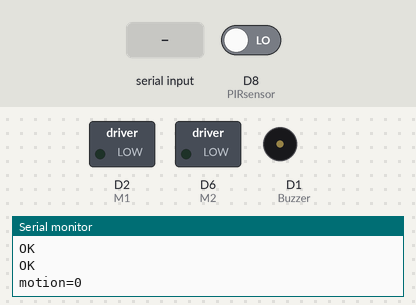
The sketch below on a simulated ESP8266 (NodeMCU). Shown: switched loads named in the sketch (green lamp = pin HIGH), buzzer (waves = sounding, pin HIGH), the last lines printed to the serial monitor. The inputs (shaded band) are chosen by the test bench; at power-on: D8 (PIRsensor) LOW. WiFi joins after 1.5 s; servers stay silent unless stated; uploads are accepted with an empty reply; the modem accepts every AT command (registered, SIM ready, sends succeed) and sends nothing else.

Above: at 4.9 s.
5.0 s: "A90\n" received over Serial
At 5.6 s:
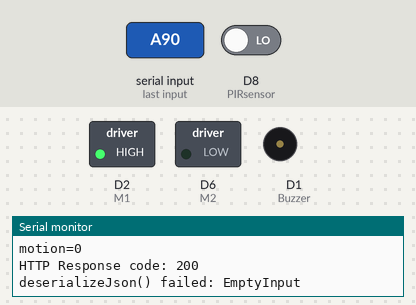
8.0 s: "B90\n" received over Serial
At 9.4 s:
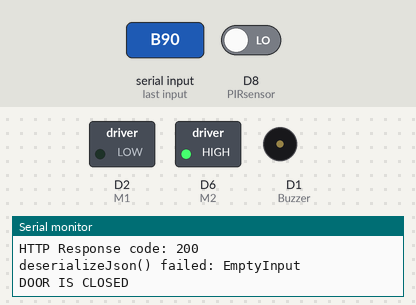
16.1 s: "A,45\n" received over Serial
At 16.6 s:
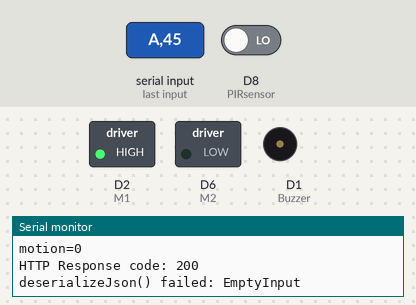
19.1 s: "B,45\n" received over Serial
At 20.7 s:
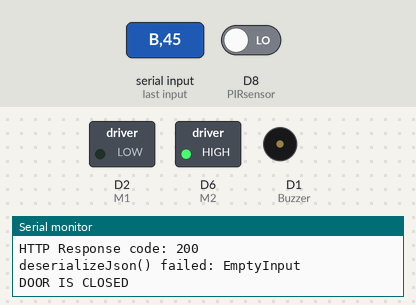
Timing chart, 0 to 23.1 s (numbered marks = the images above; inputs shaded):
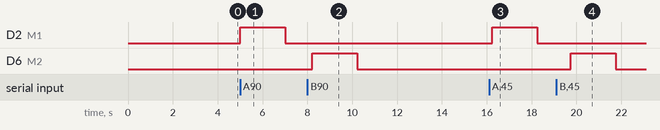

Measured:
- after the input at 5.0 s, D2 (M1): LOW → HIGH at once, → LOW 2.0 s later
- after the input at 8.0 s, D6 (M2): LOW → HIGH after 0.21 s, → LOW 2.0 s later
- after the input at 16.1 s, D2 (M1): LOW → HIGH after 0.14 s, → LOW 2.0 s later
- after the input at 19.1 s, D6 (M2): LOW → HIGH after 0.65 s, → LOW 2.0 s later

The sketch:

LEAND3.ino
```cpp
//  the libries for wifi
#include <EEPROM.h>
#include <ESP8266HTTPClient.h>
#include <ESP8266WiFi.h>
#include <ESP8266WebServer.h>
#include <SoftwareSerial.h>
// arduino json library
#include <ArduinoJson.h>
// the network name and password
const char* ssid = "BLOCK2";
const char* password = "Admin@123";
//Your Domain name with URL path or IP address with path
const char* serverName = "http://labsec.enlabs.rw/api/";
int addr = 0;
int doorStatus = 1;

#define rxPin D3
#define txPin D4
SoftwareSerial sim800L(rxPin, txPin);

int M1 = D2;  // MOTOR PIN1-ON-D7 of NodeMCU
int M2 = D6;  // MOTOR PIN2-ON-D8 of NodeMCUz
int PIRsensor = D8;
int Buzzer = D1;
char data;
int motion = 0;


void setup() {
  sim800L.begin(9600);
  Serial.begin(9600);
  pinMode(PIRsensor, INPUT);
  pinMode(M1, OUTPUT);
  pinMode(M2, OUTPUT);
  pinMode(Buzzer, OUTPUT);
  digitalWrite(M1, LOW);
  digitalWrite(M2, LOW);
  Serial.println("Initializing...");
  sim800L.println("AT");
  delay(1000);
  sim800L.println("AT+CMGF=1");
  delay(1000);

  // Connect to WiFi network
  Serial.println();
  Serial.println();
  Serial.print("Connecting to ");
  Serial.println(ssid);

  WiFi.begin(ssid, password);

  while (WiFi.status() != WL_CONNECTED) {
    delay(500);
    Serial.print(".");
  }
  Serial.println("");
  Serial.println("WiFi connected");


  Serial.print(WiFi.localIP());
  Serial.println("/");
  fetchData();
}
uint32_t x = 0;

void loop() {

  while (sim800L.available()) {
    Serial.println(sim800L.readString());
  }

  if (Serial.available()) /* If data is available on serial port */
  {

    data = Serial.read(); /* Data received from bluetooth */
    if (data == 'A') {

      // open the door
      Door_open();
      Serial.write("DOOR IS OPEN\n");
    } else if (data == 'B') {
      // close the door
      Door_close();
      Serial.write("DOOR IS CLOSED\n");
    }
  }


  if (digitalRead(PIRsensor) == HIGH) {

    motion = 1;
  } else {
    motion = 0;
  }

  getData();

  delay(100);
  Serial.println("");
}


void getData() {
  //Send an HTTP POST request every define interval

  //Check WiFi connection status
  if (WiFi.status() == WL_CONNECTED) {
    WiFiClient client;
    HTTPClient http;
    // Your Domain name

    http.begin(client, serverName);
    //content-type header
    http.addHeader("Content-Type", "application/x-www-form-urlencoded");

    String httpRequestData = "motion=" + String(motion);
    // Send HTTP POST request
    Serial.println(httpRequestData);
    int httpResponseCode = http.POST(httpRequestData);
    Serial.print("HTTP Response code: ");
    Serial.println(httpResponseCode);
    if (httpResponseCode == 200) {
      String payload = http.getString();
      Serial.println(payload);
      StaticJsonDocument<356> doc;

      DeserializationError error = deserializeJson(doc, payload);

      if (error) {
        Serial.print("deserializeJson() failed: ");
        Serial.println(error.c_str());
        return;
      }

      String mode = doc["mode"];      // "1"
      String cmd = doc["cmd"];        // "1"
      String motion = doc["motion"];  // "1"
      int time = doc["time"];         // 0
      String sms = doc["sms"];        // "1"
      String door = doc["door"];      // "1"
      String buzzer = doc["buzzer"];  // "1"

      String phones_0 = doc["phones"][0];  // "0787078404"
      String phones_1 = doc["phones"][1];  // "0786135953"
      int arraySize = doc["phones"].size();

      if (mode.toInt() == 1) {
        if (time == 1) {

          if (buzzer.toInt() == 1 && motion.toInt() == 1) {
            digitalWrite(Buzzer, HIGH);
          } else {
            digitalWrite(Buzzer, LOW);
          }
          if (door.toInt() == 1 && motion.toInt() == 1 && doorStatus == 0) {
            Door_close();
          }
          if (door.toInt() == 0) {
            if (cmd.toInt() != doorStatus) {
              doorStatus == 0 ? Door_close() : Door_open();
            }
          }
           if (sms.toInt() == 1 && motion.toInt() == 1) {
            for (int i = 0; i < arraySize; i++) {

              String phoneNumber = doc["phones"][i];
              Serial.println(phoneNumber);
              send_sms("Intruder detected please check ", phoneNumber);
              delay(1000);
            }
          }
        }
      } else {

        if (buzzer.toInt() == 1 && motion.toInt() == 1) {
          digitalWrite(Buzzer, HIGH);
        } else {
          digitalWrite(Buzzer, LOW);
        }
        if (door.toInt() == 1 && motion.toInt() == 1 && doorStatus == 0) {
          Door_close();
        }
        if (door.toInt() == 0) {
          if (cmd.toInt() != doorStatus) {
            doorStatus == 0 ? Door_close() : Door_open();
          }
        }
         if (sms.toInt() == 1 && motion.toInt() == 1) {
          for (int i = 0; i < arraySize; i++) {

            String phoneNumber = doc["phones"][i];
            Serial.println(phoneNumber);
            send_sms("Intruder detected please check ", phoneNumber);
            delay(2000);
          }
        }
      }


    } else {
      // when the request was not received by the server
    }

    http.end();
  } else {
    Serial.println("WiFi Disconnected");
  }
}

void fetchData() {
  //Send an HTTP POST request every define interval

  //Check WiFi connection status
  if (WiFi.status() == WL_CONNECTED) {
    WiFiClient client;
    HTTPClient http;
    // Your Domain name

    http.begin(client, serverName);
    //content-type header
    http.addHeader("Content-Type", "application/x-www-form-urlencoded");

    String httpRequestData = "motion=" + String(motion);
    // Send HTTP POST request
    Serial.println(httpRequestData);
    int httpResponseCode = http.POST(httpRequestData);
    Serial.print("HTTP Response code: ");
    Serial.println(httpResponseCode);
    if (httpResponseCode == 200) {
      String payload = http.getString();
      Serial.println(payload);
      StaticJsonDocument<356> doc;

      DeserializationError error = deserializeJson(doc, payload);

      if (error) {
        Serial.print("deserializeJson() failed: ");
        Serial.println(error.c_str());
        return;
      }

      String cmd = doc["cmd"];  // "1"
      cmd.toInt() == 0 ? Door_open() : Door_close();
    } else {
      // when the request was not received by the server
    }

    http.end();
  } else {
    Serial.println("WiFi Disconnected");
  }
}


void send_sms(String text, String phone) {
  Serial.println("sending sms....");
  delay(50);
  sim800L.print("AT+CMGF=1\r");
  delay(1000);
  sim800L.print("AT+CMGS=\"" + phone + "\"\r");
  delay(1000);
  sim800L.print(text);
  delay(100);
  sim800L.write(0x1A);  //ascii code for ctrl-26 //Serial2.println((char)26); //ascii code for ctrl-26
  delay(5000);          // five seconds to resend
}

void Door_open() {
  doorStatus = 0;
  digitalWrite(M1, HIGH);
  digitalWrite(M2, LOW);
  delay(2000);
  digitalWrite(M1, LOW);
  digitalWrite(M2, LOW);
  Serial.write("DOOR IS OPEN\n");
}
void Door_close() {
  doorStatus = 1;
  digitalWrite(M1, LOW);   // set pin 2 on L293D low
  digitalWrite(M2, HIGH);  // set pin 7 on L293D high
  Serial.write("DOOR IS CLOSED\n");
  delay(2000);
  digitalWrite(M1, LOW);  // set pin 2 on L293D low
  digitalWrite(M2, LOW);  // set pin 7 on L293D low
}
```
